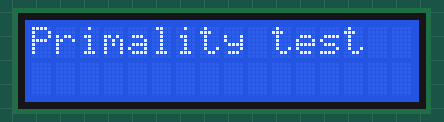
Recording of a sketch running on a simulated Arduino Uno, built with avr-gcc and run on an emulated ATmega328P. Parts: 16×2 character LCD.

Above: at 0.1 s.
At 2.21 s:
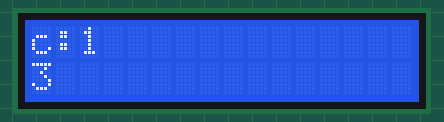
At 11.6 s:
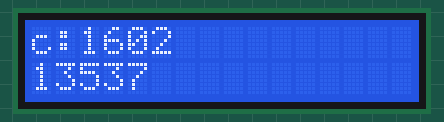
At 20.98 s:
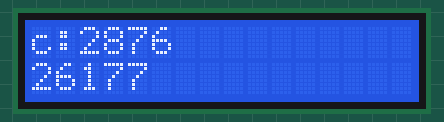
At 30.39 s:
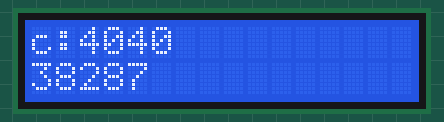
At 39.79 s:
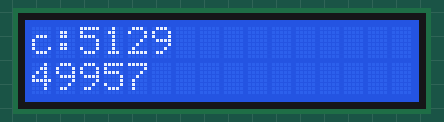

The sketch:

naivePrimalityTest.ino
```cpp
#include <LiquidCrystal.h>

// initialize the library with the numbers of the interface pins
LiquidCrystal lcd(12, 11, 5, 4, 3, 2);
unsigned long primeCount = 0; // for counting primes found so far
unsigned long i = 1; // iterator for primes

char isPrime(long n){
  if(n <= 1){ // primes are >0 by definition
    return 0;
  }
  else if(n <= 3){ // 1,2,3 are primes
    return 1;
  }
  else if( ( (n % 2) == 0) || ( (n % 3) == 0)){ // checking for 2 actually obsolete because of (i + 2)
    return 0;
  }

  unsigned long divisor = 5;
  while(divisor*divisor <= n){ // check all divisors,
    if( ( (n % divisor) == 0) || ( (n % (divisor + 2)) == 0)){
      return 0;
    }
    divisor += 6;
  }
  return 1;
}


void setup() {
  // set up the LCD's number of columns and rows:
  lcd.begin(16, 2);
  lcd.print("Primality test");
  delay(2000);
}

void loop() {
  if(isPrime(i)){
    if(i <= 4294967295 ){ // prevents loop from counting higher after reaching the limits of unsigned long
      primeCount++;
    }
    lcd.clear();
    lcd.setCursor(0,0);
    lcd.print("c: ");
    lcd.setCursor(2,0);
    lcd.print(primeCount);
    lcd.setCursor(0,1);
    lcd.print(i);
  }
  if(i <= 4294967295 ){ // keeps loop within the limits of unsigned long
    i += 2;
  }
}
```
